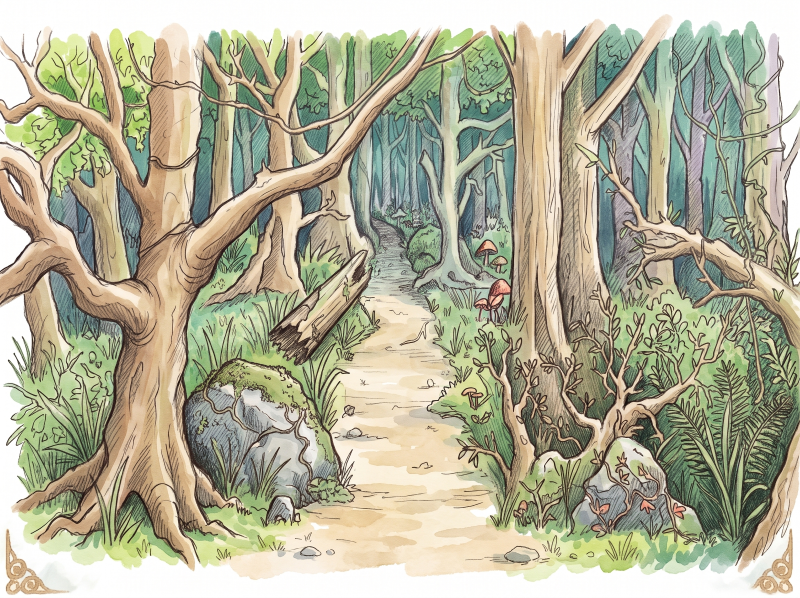
#> input picture docs/concept/forest_entrance.jpg, 2400 x 1792 px (shown at 1/3 size)
$ python prepare_forest.py
#> lines starting #> are read from the running program, lines starting #| are printed output that depends on the picture; after the words box and inside, x2 and y2 are one past the last pixel; in counts of white or black regions, pixels touching at a corner belong together
"""森の入り口の絵（docs/concept/forest_entrance.jpg。2026-11-20 Ronnie）をゲーム用にする。

- 上下の紙のふちと、下の角の飾りを切り落とし、幅 1000 に縮める（1000x615）
- それでも残る紙の白い所（外側からつながる所）は、森の暗い緑にする
出力：public/assets/maps/forest.jpg
使い方：python tools/prepare_forest.py（numpy・scipy・Pillow）
"""
from pathlib import Path

import numpy as np
from PIL import Image
from scipy import ndimage

ROOT = Path(__file__).resolve().parent.parent
SRC = ROOT / 'docs/concept/forest_entrance.jpg'
OUT = ROOT / 'public/assets/maps/forest.jpg'
# 元の絵（2400x1792）から切り出す範囲
CROP = (0, 132, 2400, 1608)
SIZE = (1000, 615)
DARK = np.array([38, 58, 44], np.float32)


def main():
    im = Image.open(SRC).convert('RGB').crop(CROP).resize(SIZE, Image.LANCZOS)
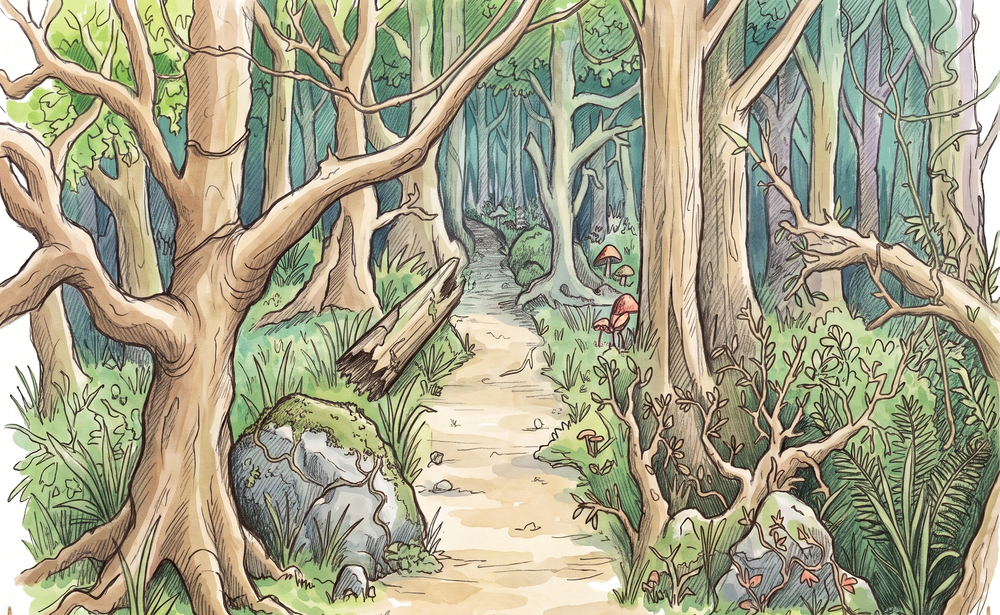
#> im: PIL image 1000x615 RGB; mean R, G, B 165.6, 163.1, 137.3
    a = np.asarray(im).astype(np.float32)
    mn = a.min(axis=2)
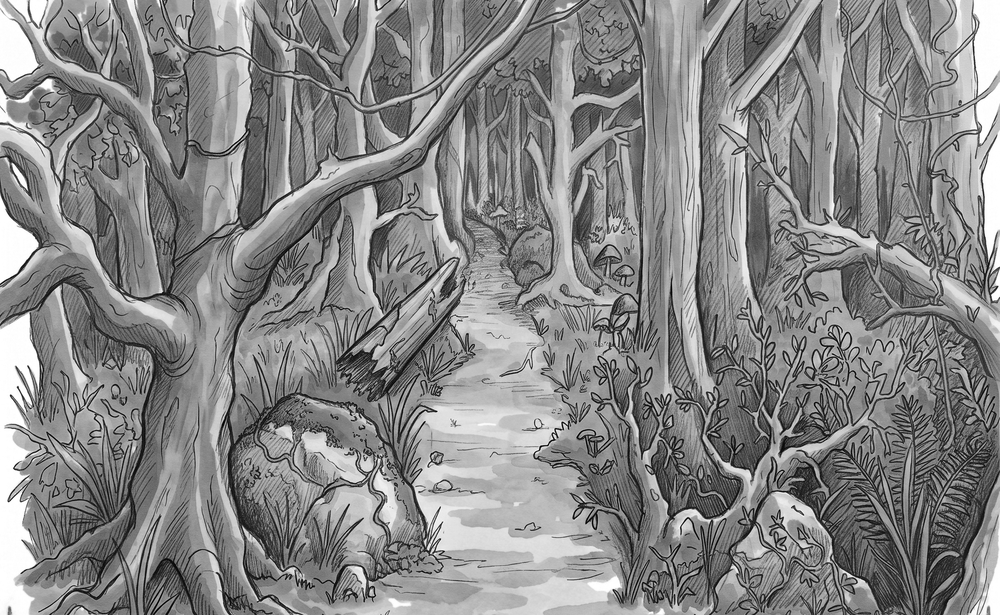
#> mn: shape (615, 1000) float32; min 0, max 255, mean 134.9
    sat = a.max(axis=2) - mn
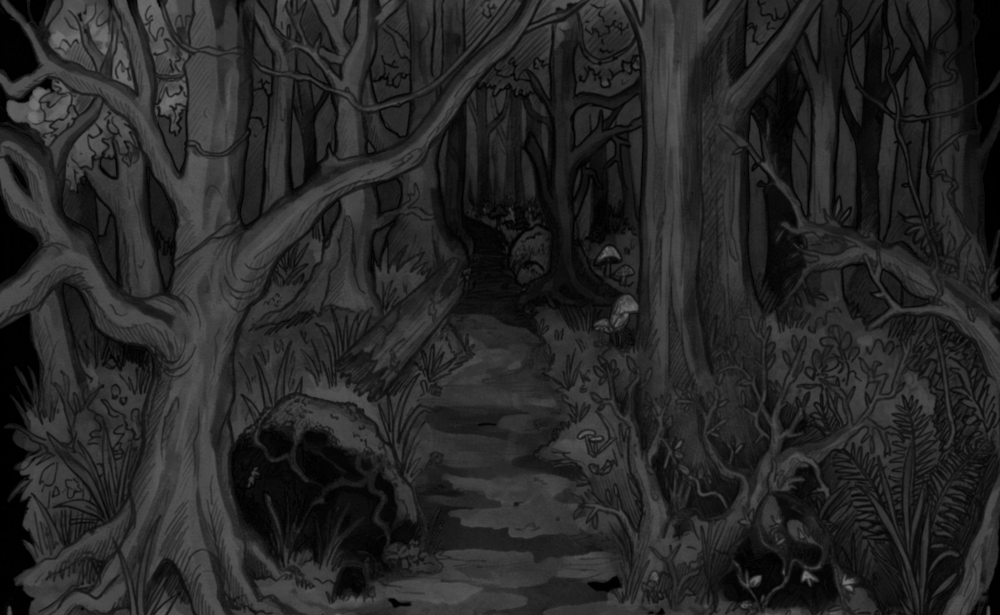
#> sat: shape (615, 1000) float32; min 0, max 121, mean 38.2
    paper = (mn > 225) & (sat < 22)
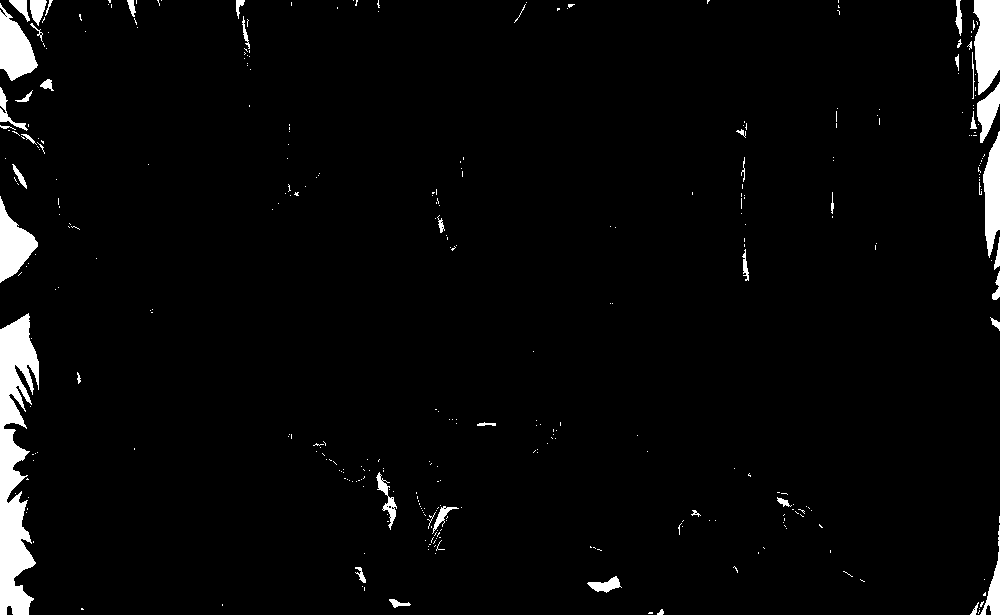
#> paper: shape (615, 1000) bool; 3.2% white; 354 white regions (307 under 20 px), largest, box (x1, y1, x2, y2) and area: (0, 313, 39, 615) 7185, (973, 0, 1000, 95) 2011, (0, 3, 38, 81) 1697
    lab, _ = ndimage.label(paper)
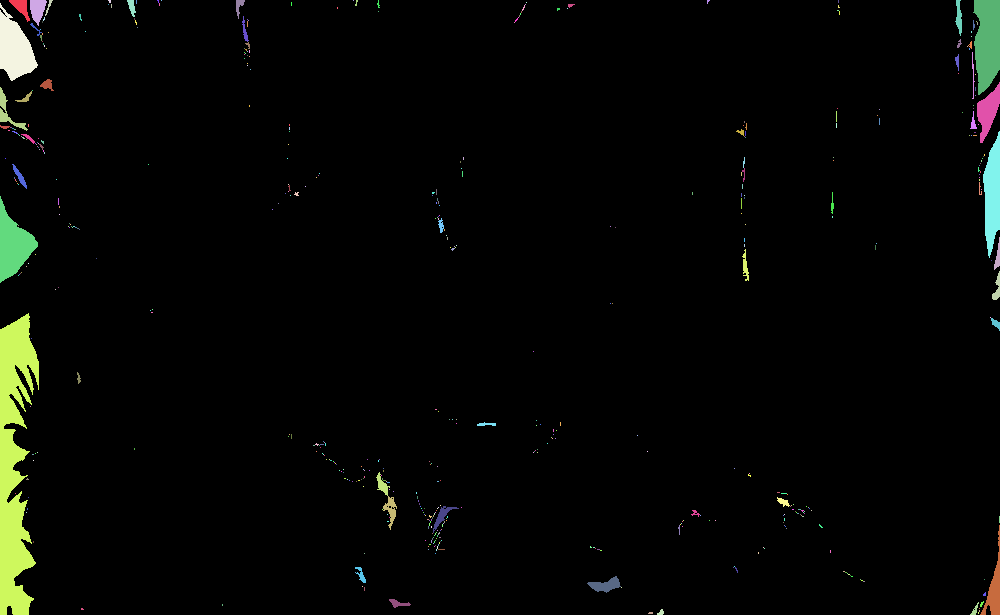
#> lab: shape (615, 1000) int32; 521 distinct labels, from 0 to 520; one colour per label, 0 black
    edge = set(np.unique(np.concatenate([lab[0], lab[-1], lab[:, 0], lab[:, -1]]))) - {0}
#> edge = 30 items
    outside = ndimage.binary_dilation(np.isin(lab, list(edge)), iterations=1)
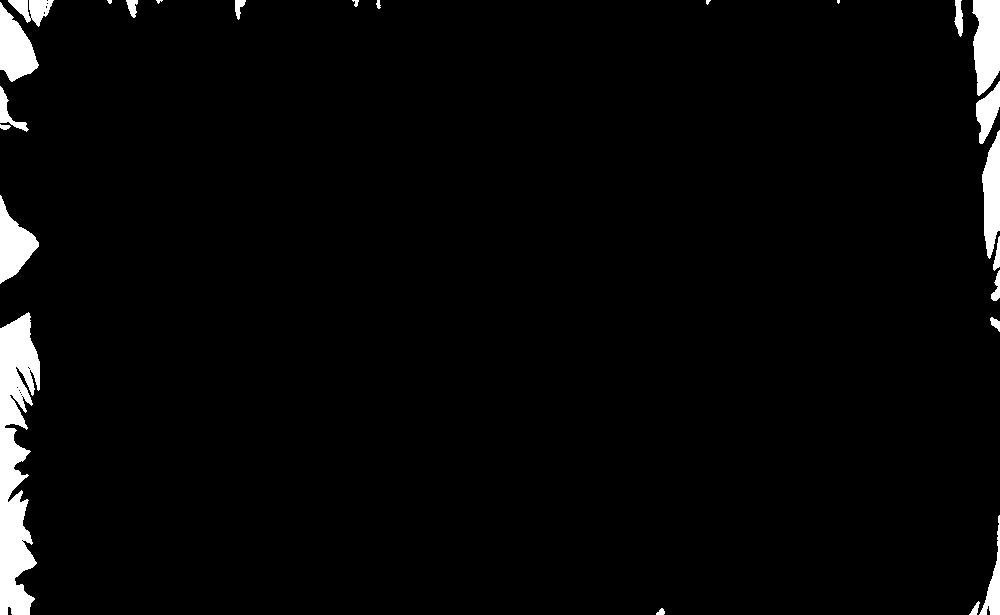
#> outside: shape (615, 1000) bool; 3.1% white; 24 white regions (4 under 20 px), largest, box (x1, y1, x2, y2) and area: (0, 312, 40, 615) 7853, (972, 0, 1000, 96) 2135, (0, 2, 39, 82) 1826
    k = ndimage.gaussian_filter(outside.astype(np.float32), 3)
    k = np.where(outside, 1.0, k)[..., None]
#> k: shape (615, 1000, 1) float32
    out = a * (1 - k) + DARK * k
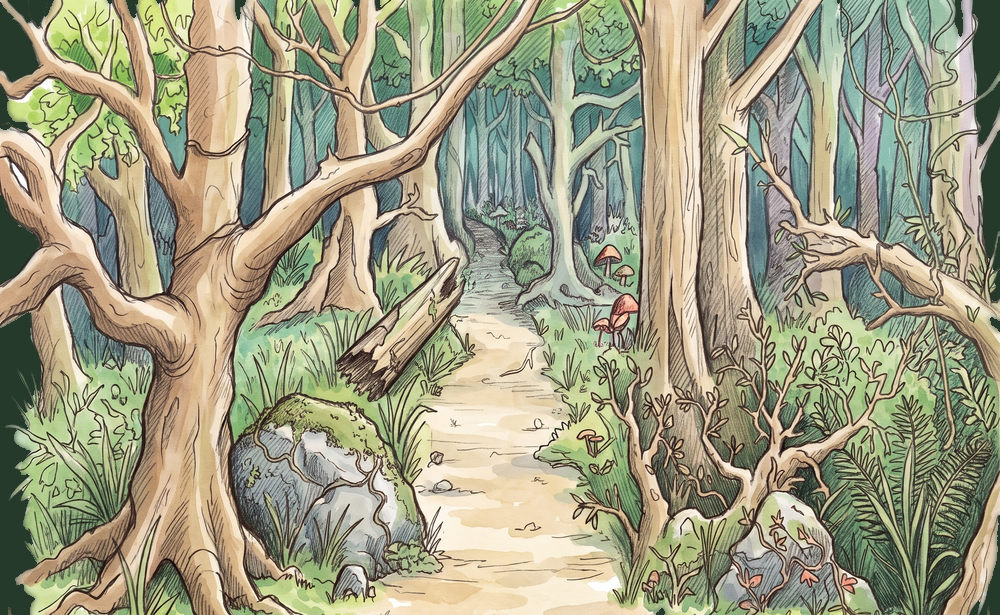
#> out: shape (615, 1000, 3) float32; mean R, G, B 158.7, 156.9, 130.9
    Image.fromarray(np.clip(out, 0, 255).astype(np.uint8)).save(OUT, quality=92)
    print('saved', OUT, int(outside.sum()), 'px of paper painted')
#| saved public/assets/maps/forest.jpg 18874 px of paper painted


if __name__ == '__main__':
    main()

$ run again, with docs/concept/cows_white_black.jpg copied over docs/concept/forest_entrance.jpg
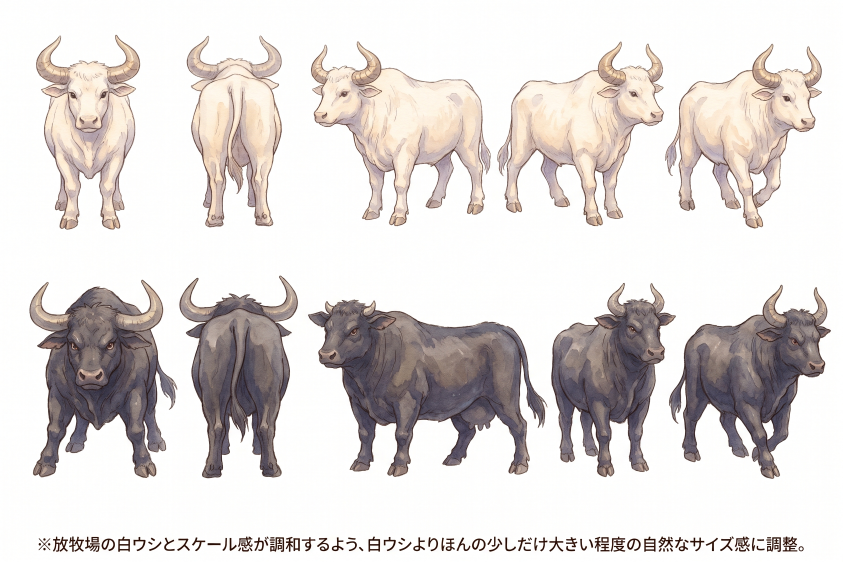
#> input picture docs/concept/cows_white_black.jpg, 2528 x 1686 px (shown at 1/3 size)
#> paper: shape (615, 1000) bool; 61.5% white; 45 black regions (35 under 20 px), largest, box (x1, y1, x2, y2) and area: (385, 319, 685, 541) 37332, (36, 294, 222, 543) 27322, (388, 0, 614, 228) 25903
#> in main, `lab, _ = ndimage.label(paper)`:
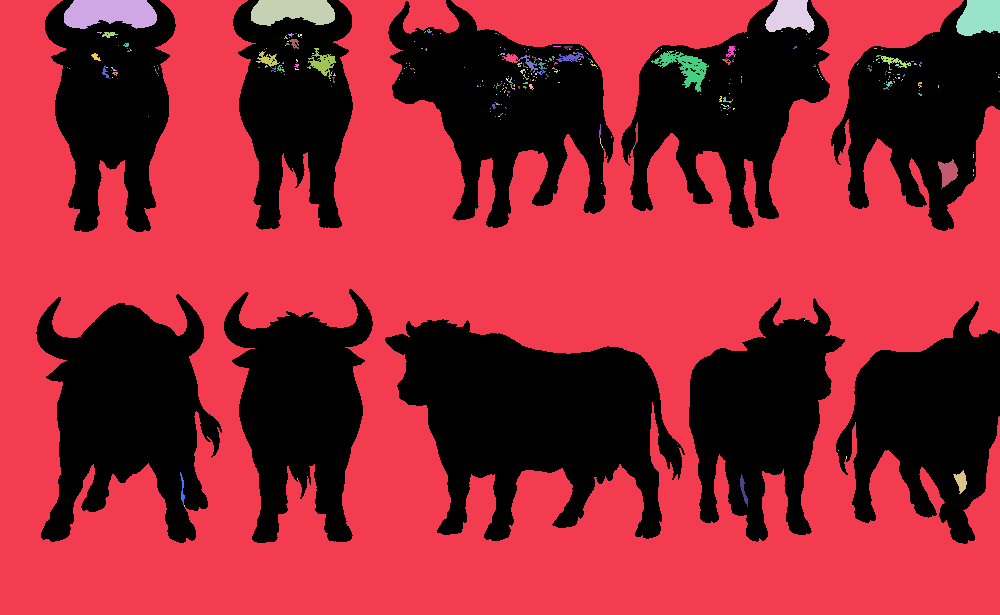
#> lab: shape (615, 1000) int32; 381 distinct labels, from 0 to 380; one colour per label, 0 black
#> edge = 8 items
#> outside: shape (615, 1000) bool; 62.7% white; 13 black regions (3 under 20 px), largest, box (x1, y1, x2, y2) and area: (386, 320, 681, 540) 35848, (37, 295, 220, 542) 26164, (389, 0, 613, 227) 25477
#> in main, `out = a * (1 - k) + DARK * k`:
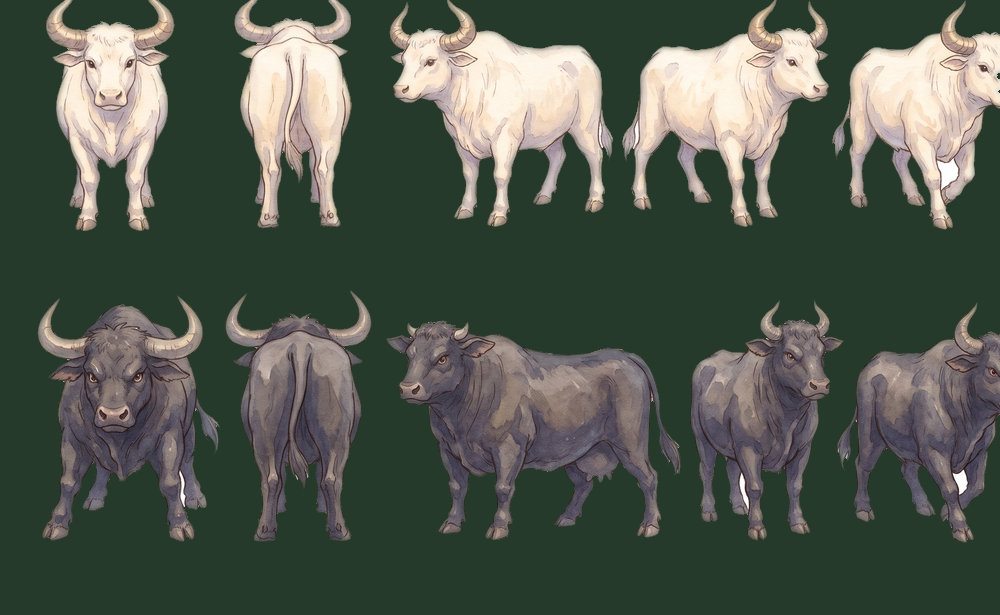
#> out: shape (615, 1000, 3) float32; mean R, G, B 82.3, 88.8, 78.9
#| saved public/assets/maps/forest.jpg 385493 px of paper painted
